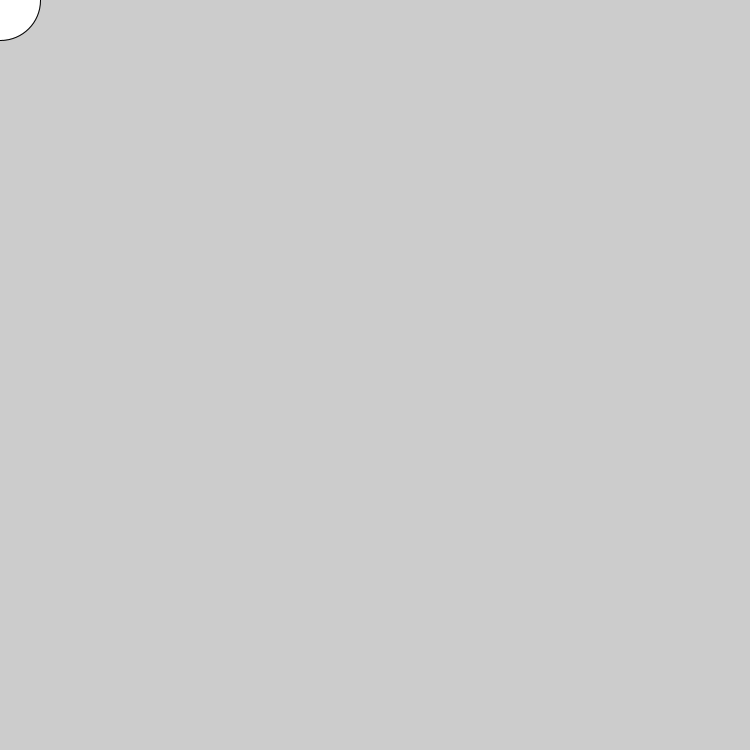
Frame 1 (no input)
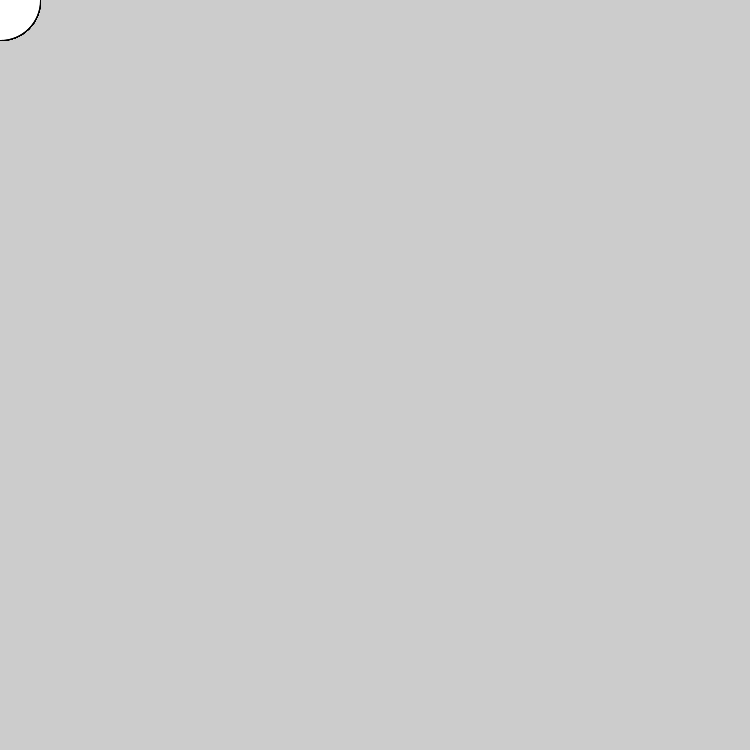
Frame 60 (the mouse pressed at the canvas centre just before this capture)
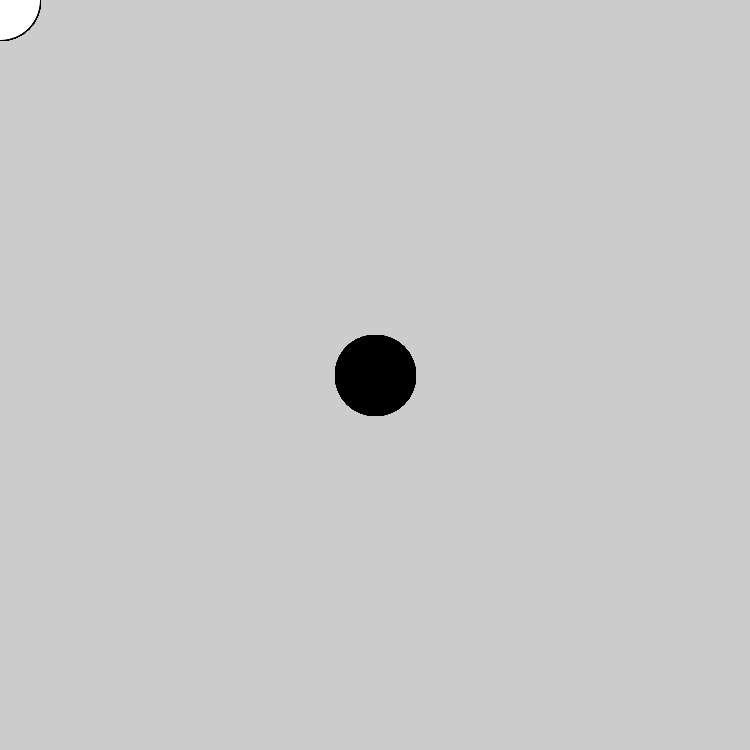
Frame 120 (the mouse held since frame 60 and released just before this capture)

The Processing sketch that drew these frames (run headless with seeded random() and noise(); from frame 60 on, the mouse is pressed at the canvas centre):

// Processing sketch: hello_world
// ── hello_world.pde

void setup() {
  size(750, 750);

}

void draw() {
  if (mousePressed) {
    fill(0);
  } else {
    fill(255);
  }
  ellipse(mouseX, mouseY, 80, 80);
}
